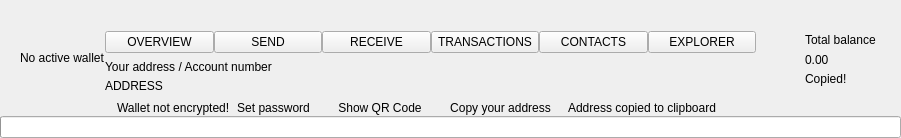
  <widget class="QWidget" name="centralwidget">
   <layout class="QVBoxLayout" name="verticalLayout_2">
    <property name="spacing">
     <number>0</number>
    </property>
    <property name="leftMargin">
     <number>0</number>
    </property>
    <property name="topMargin">
     <number>0</number>
    </property>
    <property name="rightMargin">
     <number>0</number>
    </property>
    <property name="bottomMargin">
     <number>0</number>
    </property>
    <item>
     <widget class="QFrame" name="m_headerFrame">
      <property name="minimumSize">
       <size>
        <width>0</width>
        <height>116</height>
       </size>
      </property>
      <property name="maximumSize">
       <size>
        <width>16777215</width>
        <height>116</height>
       </size>
      </property>
      <property name="frameShape">
       <enum>QFrame::NoFrame</enum>
      </property>
      <property name="frameShadow">
       <enum>QFrame::Raised</enum>
      </property>
      <layout class="QHBoxLayout" name="horizontalLayout_3">
       <property name="spacing">
        <number>0</number>
       </property>
       <property name="leftMargin">
        <number>0</number>
       </property>
       <property name="topMargin">
        <number>0</number>
       </property>
       <property name="rightMargin">
        <number>25</number>
       </property>
       <property name="bottomMargin">
        <number>0</number>
       </property>
       <item>
        <spacer name="horizontalSpacer_5">
         <property name="orientation">
          <enum>Qt::Horizontal</enum>
         </property>
         <property name="sizeType">
          <enum>QSizePolicy::Fixed</enum>
         </property>
         <property name="sizeHint" stdset="0">
          <size>
           <width>20</width>
           <height>20</height>
          </size>
         </property>
        </spacer>
       </item>
       <item>
        <widget class="WalletGui::WalletSmallGrayTextLabel" name="m_noWalletLabel">
         <property name="text">
          <string>No active wallet</string>
         </property>
        </widget>
       </item>
       <item>
        <widget class="QFrame" name="m_walletFrame">
         <property name="frameShape">
          <enum>QFrame::NoFrame</enum>
         </property>
         <property name="frameShadow">
          <enum>QFrame::Raised</enum>
         </property>
         <layout class="QVBoxLayout" name="verticalLayout_3">
          <property name="spacing">
           <number>5</number>
          </property>
          <property name="leftMargin">
           <number>0</number>
          </property>
          <property name="topMargin">
           <number>0</number>
          </property>
          <property name="rightMargin">
           <number>0</number>
          </property>
          <property name="bottomMargin">
           <number>0</number>
          </property>
          <item>
           <spacer name="verticalSpacer_3">
            <property name="orientation">
             <enum>Qt::Vertical</enum>
            </property>
            <property name="sizeType">
             <enum>QSizePolicy::Minimum</enum>
            </property>
            <property name="sizeHint" stdset="0">
             <size>
              <width>20</width>
              <height>40</height>
             </size>
            </property>
           </spacer>
          </item>
          <item>
           <widget class="QFrame" name="m_toolFrame">
            <property name="minimumSize">
             <size>
              <width>0</width>
              <height>47</height>
             </size>
            </property>
            <property name="frameShape">
             <enum>QFrame::NoFrame</enum>
            </property>
            <property name="frameShadow">
             <enum>QFrame::Plain</enum>
            </property>
            <property name="lineWidth">
             <number>0</number>
            </property>
            <layout class="QHBoxLayout" name="horizontalLayout_5">
             <property name="spacing">
              <number>0</number>
             </property>
             <property name="leftMargin">
              <number>0</number>
             </property>
             <property name="topMargin">
              <number>0</number>
             </property>
             <property name="rightMargin">
              <number>0</number>
             </property>
             <property name="bottomMargin">
              <number>0</number>
             </property>
             <item>
              <widget class="QPushButton" name="m_overviewButton">
               <property name="sizePolicy">
                <sizepolicy hsizetype="Minimum" vsizetype="Fixed">
                 <horstretch>0</horstretch>
                 <verstretch>0</verstretch>
                </sizepolicy>
               </property>
               <property name="focusPolicy">
                <enum>Qt::NoFocus</enum>
               </property>
               <property name="text">
                <string>OVERVIEW</string>
               </property>
               <property name="checkable">
                <bool>true</bool>
               </property>
               <attribute name="buttonGroup">
                <string notr="true">m_toolButtonGroup</string>
               </attribute>
              </widget>
             </item>
             <item>
              <widget class="QPushButton" name="m_sendButton">
               <property name="sizePolicy">
                <sizepolicy hsizetype="Minimum" vsizetype="Fixed">
                 <horstretch>0</horstretch>
                 <verstretch>0</verstretch>
                </sizepolicy>
               </property>
               <property name="focusPolicy">
                <enum>Qt::NoFocus</enum>
               </property>
               <property name="text">
                <string>SEND</string>
               </property>
               <property name="checkable">
                <bool>true</bool>
               </property>
               <attribute name="buttonGroup">
                <string notr="true">m_toolButtonGroup</string>
               </attribute>
              </widget>
             </item>
             <item>
              <widget class="QPushButton" name="m_receiveButton">
               <property name="focusPolicy">
                <enum>Qt::NoFocus</enum>
               </property>
               <property name="text">
                <string>RECEIVE</string>
               </property>
               <property name="checkable">
                <bool>true</bool>
               </property>
               <attribute name="buttonGroup">
                <string notr="true">m_toolButtonGroup</string>
               </attribute>
              </widget>
             </item>
             <item>
              <widget class="QPushButton" name="m_transactionsButton">
               <property name="sizePolicy">
                <sizepolicy hsizetype="Minimum" vsizetype="Fixed">
                 <horstretch>0</horstretch>
                 <verstretch>0</verstretch>
                </sizepolicy>
               </property>
               <property name="focusPolicy">
                <enum>Qt::NoFocus</enum>
               </property>
               <property name="text">
                <string>TRANSACTIONS</string>
               </property>
               <property name="checkable">
                <bool>true</bool>
               </property>
               <attribute name="buttonGroup">
                <string notr="true">m_toolButtonGroup</string>
               </attribute>
              </widget>
             </item>
             <item>
              <widget class="QPushButton" name="m_addressBookButton">
               <property name="sizePolicy">
                <sizepolicy hsizetype="Minimum" vsizetype="Fixed">
                 <horstretch>0</horstretch>
                 <verstretch>0</verstretch>
                </sizepolicy>
               </property>
               <property name="focusPolicy">
                <enum>Qt::NoFocus</enum>
               </property>
               <property name="text">
                <string>CONTACTS</string>
               </property>
               <property name="checkable">
                <bool>true</bool>
               </property>
               <attribute name="buttonGroup">
                <string notr="true">m_toolButtonGroup</string>
               </attribute>
              </widget>
             </item>
             <item>
              <widget class="QPushButton" name="m_blockExplorerButton">
               <property name="sizePolicy">
                <sizepolicy hsizetype="Minimum" vsizetype="Fixed">
                 <horstretch>0</horstretch>
                 <verstretch>0</verstretch>
                </sizepolicy>
               </property>
               <property name="focusPolicy">
                <enum>Qt::NoFocus</enum>
               </property>
               <property name="text">
                <string>EXPLORER</string>
               </property>
               <property name="checkable">
                <bool>true</bool>
               </property>
               <attribute name="buttonGroup">
                <string notr="true">m_toolButtonGroup</string>
               </attribute>
              </widget>
             </item>
            </layout>
           </widget>
          </item>
          <item>
           <spacer name="verticalSpacer_2">
            <property name="orientation">
             <enum>Qt::Vertical</enum>
            </property>
            <property name="sizeType">
             <enum>QSizePolicy::Minimum</enum>
            </property>
            <property name="sizeHint" stdset="0">
             <size>
              <width>20</width>
              <height>40</height>
             </size>
            </property>
           </spacer>
          </item>
          <item>
           <widget class="QLabel" name="label">
            <property name="text">
             <string>Your address / Account number</string>
            </property>
           </widget>
          </item>
          <item>
           <widget class="QLabel" name="m_addressLabel">
            <property name="sizePolicy">
             <sizepolicy hsizetype="Preferred" vsizetype="Preferred">
              <horstretch>0</horstretch>
              <verstretch>0</verstretch>
             </sizepolicy>
            </property>
            <property name="maximumSize">
             <size>
              <width>16777215</width>
              <height>60</height>
             </size>
            </property>
            <property name="cursor">
             <cursorShape>PointingHandCursor</cursorShape>
            </property>
            <property name="toolTip">
             <string>Click to copy</string>
            </property>
            <property name="text">
             <string>ADDRESS</string>
            </property>
            <property name="margin">
             <number>0</number>
            </property>
            <property name="indent">
             <number>0</number>
            </property>
           </widget>
          </item>
          <item>
           <layout class="QHBoxLayout" name="horizontalLayout_2">
            <property name="spacing">
             <number>0</number>
            </property>
            <item>
             <widget class="QFrame" name="m_notEncryptedFrame">
              <property name="sizePolicy">
               <sizepolicy hsizetype="Preferred" vsizetype="Preferred">
                <horstretch>0</horstretch>
                <verstretch>0</verstretch>
               </sizepolicy>
              </property>
              <property name="maximumSize">
               <size>
                <width>16777215</width>
                <height>20</height>
               </size>
              </property>
              <property name="baseSize">
               <size>
                <width>0</width>
                <height>0</height>
               </size>
              </property>
              <property name="frameShape">
               <enum>QFrame::NoFrame</enum>
              </property>
              <property name="frameShadow">
               <enum>QFrame::Raised</enum>
              </property>
              <layout class="QHBoxLayout" name="horizontalLayout_4">
               <property name="spacing">
                <number>0</number>
               </property>
               <property name="leftMargin">
                <number>0</number>
               </property>
               <property name="topMargin">
                <number>0</number>
               </property>
               <property name="rightMargin">
                <number>0</number>
               </property>
               <property name="bottomMargin">
                <number>0</number>
               </property>
               <item alignment="Qt::AlignVCenter">
                <widget class="QLabel" name="m_notEncryptedIconLabel">
                 <property name="sizePolicy">
                  <sizepolicy hsizetype="Minimum" vsizetype="Fixed">
                   <horstretch>0</horstretch>
                   <verstretch>0</verstretch>
                  </sizepolicy>
                 </property>
                 <property name="minimumSize">
                  <size>
                   <width>0</width>
                   <height>20</height>
                  </size>
                 </property>
                 <property name="maximumSize">
                  <size>
                   <width>16777215</width>
                   <height>20</height>
                  </size>
                 </property>
                 <property name="text">
                  <string/>
                 </property>
                 <property name="pixmap">
                  <pixmap resource="../../resources.qrc">:/icons/lock_open_gray</pixmap>
                 </property>
                 <property name="alignment">
                  <set>Qt::AlignLeading|Qt::AlignLeft|Qt::AlignVCenter</set>
                 </property>
                </widget>
               </item>
               <item>
                <spacer name="horizontalSpacer_11">
                 <property name="orientation">
                  <enum>Qt::Horizontal</enum>
                 </property>
                 <property name="sizeType">
                  <enum>QSizePolicy::Fixed</enum>
                 </property>
                 <property name="sizeHint" stdset="0">
                  <size>
                   <width>5</width>
                   <height>3</height>
                  </size>
                 </property>
                </spacer>
               </item>
               <item alignment="Qt::AlignVCenter">
                <widget class="WalletGui::WalletTinyGrayTextLabel" name="m_notEncryptedTextLabel">
                 <property name="sizePolicy">
                  <sizepolicy hsizetype="Preferred" vsizetype="Fixed">
                   <horstretch>0</horstretch>
                   <verstretch>0</verstretch>
                  </sizepolicy>
                 </property>
                 <property name="minimumSize">
                  <size>
                   <width>0</width>
                   <height>20</height>
                  </size>
                 </property>
                 <property name="maximumSize">
                  <size>
                   <width>16777215</width>
                   <height>20</height>
                  </size>
                 </property>
                 <property name="text">
                  <string>Wallet not encrypted!</string>
                 </property>
                 <property name="alignment">
                  <set>Qt::AlignLeading|Qt::AlignLeft|Qt::AlignVCenter</set>
                 </property>
                </widget>
               </item>
               <item>
                <spacer name="horizontalSpacer_9">
                 <property name="orientation">
                  <enum>Qt::Horizontal</enum>
                 </property>
                 <property name="sizeType">
                  <enum>QSizePolicy::Fixed</enum>
                 </property>
                 <property name="sizeHint" stdset="0">
                  <size>
                   <width>3</width>
                   <height>3</height>
                  </size>
                 </property>
                </spacer>
               </item>
               <item alignment="Qt::AlignVCenter">
                <widget class="WalletGui::WalletTinyLinkLikeButton" name="m_encryptButton">
                 <property name="sizePolicy">
                  <sizepolicy hsizetype="Minimum" vsizetype="Fixed">
                   <horstretch>0</horstretch>
                   <verstretch>0</verstretch>
                  </sizepolicy>
                 </property>
                 <property name="minimumSize">
                  <size>
                   <width>0</width>
                   <height>20</height>
                  </size>
                 </property>
                 <property name="cursor">
                  <cursorShape>PointingHandCursor</cursorShape>
                 </property>
                 <property name="text">
                  <string>Set password</string>
                 </property>
                 <property name="flat">
                  <bool>true</bool>
                 </property>
                </widget>
               </item>
               <item>
                <spacer name="horizontalSpacer_4">
                 <property name="orientation">
                  <enum>Qt::Horizontal</enum>
                 </property>
                 <property name="sizeType">
                  <enum>QSizePolicy::Fixed</enum>
                 </property>
                 <property name="sizeHint" stdset="0">
                  <size>
                   <width>20</width>
                   <height>3</height>
                  </size>
                 </property>
                </spacer>
               </item>
              </layout>
             </widget>
            </item>
            <item>
             <widget class="WalletGui::WalletTinyLinkLikeButton" name="m_showQrCodeButton">
              <property name="sizePolicy">
               <sizepolicy hsizetype="Minimum" vsizetype="Fixed">
                <horstretch>0</horstretch>
                <verstretch>0</verstretch>
               </sizepolicy>
              </property>
              <property name="minimumSize">
               <size>
                <width>0</width>
                <height>20</height>
               </size>
              </property>
              <property name="maximumSize">
               <size>
                <width>16777215</width>
                <height>20</height>
               </size>
              </property>
              <property name="cursor">
               <cursorShape>PointingHandCursor</cursorShape>
              </property>
              <property name="focusPolicy">
               <enum>Qt::NoFocus</enum>
              </property>
              <property name="autoFillBackground">
               <bool>true</bool>
              </property>
              <property name="text">
               <string>Show QR Code</string>
              </property>
              <property name="flat">
               <bool>true</bool>
              </property>
             </widget>
            </item>
            <item>
             <spacer name="horizontalSpacer_10">
              <property name="orientation">
               <enum>Qt::Horizontal</enum>
              </property>
              <property name="sizeType">
               <enum>QSizePolicy::Fixed</enum>
              </property>
              <property name="sizeHint" stdset="0">
               <size>
                <width>20</width>
                <height>13</height>
               </size>
              </property>
             </spacer>
            </item>
            <item>
             <widget class="WalletGui::WalletTinyLinkLikeButton" name="m_copyAddressButton">
              <property name="sizePolicy">
               <sizepolicy hsizetype="Minimum" vsizetype="Fixed">
                <horstretch>0</horstretch>
                <verstretch>0</verstretch>
               </sizepolicy>
              </property>
              <property name="minimumSize">
               <size>
                <width>0</width>
                <height>20</height>
               </size>
              </property>
              <property name="maximumSize">
               <size>
                <width>16777215</width>
                <height>20</height>
               </size>
              </property>
              <property name="cursor">
               <cursorShape>PointingHandCursor</cursorShape>
              </property>
              <property name="focusPolicy">
               <enum>Qt::NoFocus</enum>
              </property>
              <property name="autoFillBackground">
               <bool>true</bool>
              </property>
              <property name="text">
               <string>Copy your address</string>
              </property>
              <property name="flat">
               <bool>true</bool>
              </property>
             </widget>
            </item>
            <item>
             <spacer name="horizontalSpacer_7">
              <property name="orientation">
               <enum>Qt::Horizontal</enum>
              </property>
              <property name="sizeType">
               <enum>QSizePolicy::Fixed</enum>
              </property>
              <property name="sizeHint" stdset="0">
               <size>
                <width>13</width>
                <height>13</height>
               </size>
              </property>
             </spacer>
            </item>
            <item>
             <widget class="WalletGui::CopyMagicLabel" name="m_copyAddressLabel">
              <property name="sizePolicy">
               <sizepolicy hsizetype="Preferred" vsizetype="Fixed">
                <horstretch>0</horstretch>
                <verstretch>0</verstretch>
               </sizepolicy>
              </property>
              <property name="minimumSize">
               <size>
                <width>0</width>
                <height>20</height>
               </size>
              </property>
              <property name="maximumSize">
               <size>
                <width>16777215</width>
                <height>20</height>
               </size>
              </property>
              <property name="text">
               <string>Address copied to clipboard</string>
              </property>
              <property name="alignment">
               <set>Qt::AlignLeading|Qt::AlignLeft|Qt::AlignVCenter</set>
              </property>
             </widget>
            </item>
            <item>
             <spacer name="horizontalSpacer">
              <property name="orientation">
               <enum>Qt::Horizontal</enum>
              </property>
              <property name="sizeHint" stdset="0">
               <size>
                <width>40</width>
                <height>13</height>
               </size>
              </property>
             </spacer>
            </item>
           </layout>
          </item>
         </layout>
        </widget>
       </item>
       <item>
        <spacer name="horizontalSpacer_8">
         <property name="orientation">
          <enum>Qt::Horizontal</enum>
         </property>
         <property name="sizeType">
          <enum>QSizePolicy::Fixed</enum>
         </property>
         <property name="sizeHint" stdset="0">
          <size>
           <width>34</width>
           <height>20</height>
          </size>
         </property>
        </spacer>
       </item>
       <item alignment="Qt::AlignRight|Qt::AlignVCenter">
        <widget class="QFrame" name="m_balanceFrame">
         <layout class="QGridLayout" name="gridLayout">
          <property name="leftMargin">
           <number>0</number>
          </property>
          <property name="topMargin">
           <number>30</number>
          </property>
          <property name="rightMargin">
           <number>0</number>
          </property>
          <property name="bottomMargin">
           <number>0</number>
          </property>
          <property name="verticalSpacing">
           <number>3</number>
          </property>
          <item row="0" column="2">
           <layout class="QVBoxLayout" name="verticalLayout_4">
            <item>
             <widget class="QLabel" name="m_balanceTextLabel">
              <property name="text">
               <string>Total balance</string>
              </property>
             </widget>
            </item>
            <item>
             <widget class="QLabel" name="m_balanceLabel">
              <property name="cursor">
               <cursorShape>PointingHandCursor</cursorShape>
              </property>
              <property name="toolTip">
               <string>Click to copy</string>
              </property>
              <property name="text">
               <string>0.00</string>
              </property>
             </widget>
            </item>
           </layout>
          </item>
          <item row="0" column="1">
           <spacer name="horizontalSpacer_6">
            <property name="orientation">
             <enum>Qt::Horizontal</enum>
            </property>
            <property name="sizeType">
             <enum>QSizePolicy::Fixed</enum>
            </property>
            <property name="sizeHint" stdset="0">
             <size>
              <width>2</width>
              <height>39</height>
             </size>
            </property>
           </spacer>
          </item>
          <item row="2" column="2">
           <spacer name="verticalSpacer_5">
            <property name="orientation">
             <enum>Qt::Vertical</enum>
            </property>
            <property name="sizeType">
             <enum>QSizePolicy::Expanding</enum>
            </property>
            <property name="sizeHint" stdset="0">
             <size>
              <width>20</width>
              <height>50</height>
             </size>
            </property>
           </spacer>
          </item>
          <item row="0" column="0">
           <widget class="QLabel" name="m_balanceIconLabel">
            <property name="text">
             <string/>
            </property>
            <property name="pixmap">
             <pixmap resource="../../resources.qrc">:/icons/total_balance</pixmap>
            </property>
           </widget>
          </item>
          <item row="1" column="2">
           <widget class="WalletGui::CopyMagicLabel" name="m_balanceCopyLabel">
            <property name="text">
             <string>Copied!</string>
            </property>
           </widget>
          </item>
         </layout>
        </widget>
       </item>
      </layout>
     </widget>
    </item>
    <item>
     <layout class="QHBoxLayout" name="horizontalLayout" stretch="0,0,0,0,0,0,0">
      <property name="spacing">
       <number>0</number>
      </property>
      <item>
       <widget class="WalletGui::OverviewFrame" name="m_overviewFrame">
        <property name="frameShape">
         <enum>QFrame::NoFrame</enum>
        </property>
        <property name="frameShadow">
         <enum>QFrame::Raised</enum>
        </property>
       </widget>
      </item>
      <item>
       <widget class="WalletGui::SendFrame" name="m_sendFrame">
        <property name="frameShape">
         <enum>QFrame::NoFrame</enum>
        </property>
        <property name="frameShadow">
         <enum>QFrame::Raised</enum>
        </property>
       </widget>
      </item>
      <item>
       <widget class="WalletGui::TransactionsFrame" name="m_transactionsFrame">
        <property name="frameShape">
         <enum>QFrame::NoFrame</enum>
        </property>
        <property name="frameShadow">
         <enum>QFrame::Raised</enum>
        </property>
       </widget>
      </item>
      <item>
       <widget class="WalletGui::AddressBookFrame" name="m_addressBookFrame">
        <property name="frameShape">
         <enum>QFrame::NoFrame</enum>
        </property>
        <property name="frameShadow">
         <enum>QFrame::Raised</enum>
        </property>
       </widget>
      </item>
      <item>
       <widget class="WalletGui::NoWalletFrame" name="m_noWalletFrame">
        <property name="frameShape">
         <enum>QFrame::NoFrame</enum>
        </property>
        <property name="frameShadow">
         <enum>QFrame::Raised</enum>
        </property>
       </widget>
      </item>
      <item>
       <widget class="WalletGui::ReceiveFrame" name="m_receiveFrame">
        <property name="frameShape">
         <enum>QFrame::NoFrame</enum>
        </property>
        <property name="frameShadow">
         <enum>QFrame::Raised</enum>
        </property>
       </widget>
      </item>
      <item>
       <widget class="WalletGui::BlockExplorerFrame" name="m_blockExplorerFrame">
        <property name="frameShape">
         <enum>QFrame::NoFrame</enum>
        </property>
        <property name="frameShadow">
         <enum>QFrame::Raised</enum>
        </property>
       </widget>
      </item>
     </layout>
    </item>
    <item>
     <widget class="QProgressBar" name="m_syncProgress">
      <property name="maximum">
       <number>100</number>
      </property>
      <property name="value">
       <number>0</number>
      </property>
      <property name="textVisible">
       <bool>false</bool>
      </property>
     </widget>
    </item>
   </layout>
  </widget>
